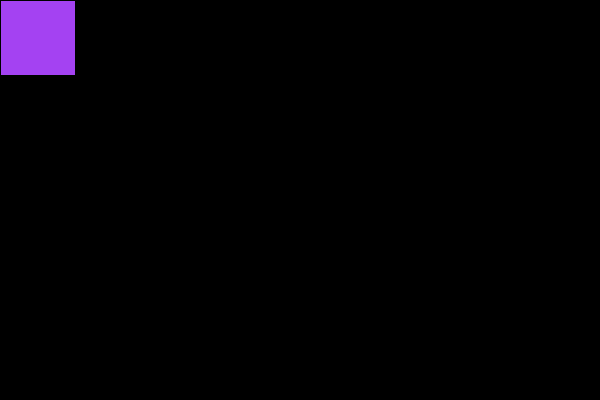
Frame 1 (no input)
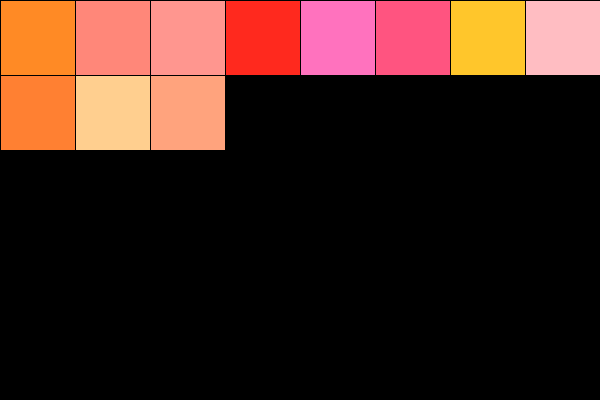
Frame 60 (the mouse pressed at the canvas centre just before this capture)
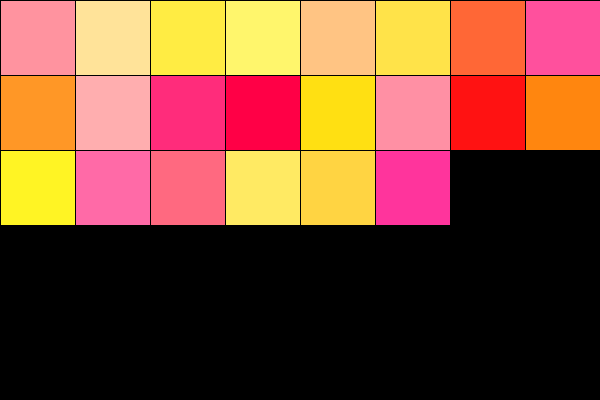
Frame 120 (the mouse held since frame 60 and released just before this capture)

The Processing sketch that drew these frames (run headless with seeded random() and noise(); from frame 60 on, the mouse is pressed at the canvas centre):

// Processing sketch: processing_167433
// ── processing_167433.pde

float r=random(0,255), g=random(0,255), b=random(0,255);
int x, y;
void
setup()
{
  size(600,400);
  background(0);
}

void
draw()
{
  frameRate(6);
  fill(r,g,b);
  r=random(255,100);
  g=random(0,255);
  b=random(10,200);
  rect(x,y,width/8,width/8);
  x=x+width/8;
  y=y;
    if(x>=width){
      y=y+width/8;
      x=0;
    }
    else if(y>=height){
      background(0);
      x=0;
      y=0;
    }
}
